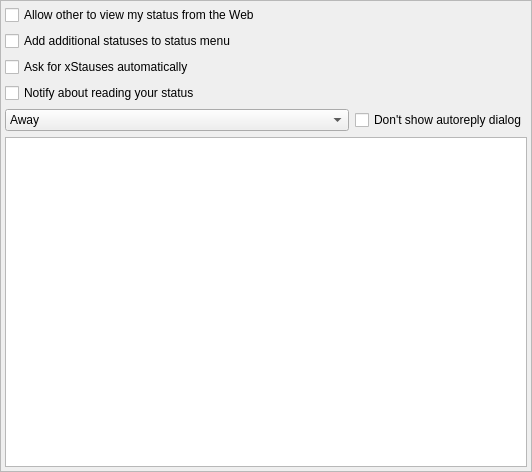
<?xml version="1.0" encoding="UTF-8"?>
<ui version="4.0">
 <class>statusSettingsClass</class>
 <widget class="QWidget" name="statusSettingsClass">
  <property name="geometry">
   <rect>
    <x>0</x>
    <y>0</y>
    <width>532</width>
    <height>472</height>
   </rect>
  </property>
  <property name="windowTitle">
   <string>statusSettings</string>
  </property>
  <layout class="QGridLayout">
   <property name="margin">
    <number>0</number>
   </property>
   <item row="0" column="0">
    <widget class="QFrame" name="frame">
     <property name="frameShape">
      <enum>QFrame::StyledPanel</enum>
     </property>
     <property name="frameShadow">
      <enum>QFrame::Raised</enum>
     </property>
     <layout class="QGridLayout" name="gridLayout">
      <property name="margin">
       <number>4</number>
      </property>
      <item row="0" column="0" colspan="2">
       <widget class="QCheckBox" name="webawareBox">
        <property name="text">
         <string>Allow other to view my status from the Web</string>
        </property>
       </widget>
      </item>
      <item row="1" column="0" colspan="2">
       <widget class="QCheckBox" name="customStatusBox">
        <property name="text">
         <string>Add additional statuses to status menu</string>
        </property>
       </widget>
      </item>
      <item row="2" column="0" colspan="2">
       <widget class="QCheckBox" name="contactToolTip">
        <property name="text">
         <string>Ask for xStauses automatically</string>
        </property>
       </widget>
      </item>
      <item row="3" column="0" colspan="2">
       <widget class="QCheckBox" name="notifyBox">
        <property name="text">
         <string>Notify about reading your status</string>
        </property>
       </widget>
      </item>
      <item row="4" column="0">
       <widget class="QComboBox" name="statusBox">
        <property name="sizePolicy">
         <sizepolicy hsizetype="Preferred" vsizetype="Fixed">
          <horstretch>0</horstretch>
          <verstretch>0</verstretch>
         </sizepolicy>
        </property>
        <item>
         <property name="text">
          <string>Away</string>
         </property>
        </item>
        <item>
         <property name="text">
          <string>Lunch</string>
         </property>
        </item>
        <item>
         <property name="text">
          <string>Evil</string>
         </property>
        </item>
        <item>
         <property name="text">
          <string>Depression</string>
         </property>
        </item>
        <item>
         <property name="text">
          <string>At home</string>
         </property>
        </item>
        <item>
         <property name="text">
          <string>At work</string>
         </property>
        </item>
        <item>
         <property name="text">
          <string>N/A</string>
         </property>
        </item>
        <item>
         <property name="text">
          <string>Occupied</string>
         </property>
        </item>
        <item>
         <property name="text">
          <string>DND</string>
         </property>
        </item>
       </widget>
      </item>
      <item row="4" column="1">
       <widget class="QCheckBox" name="messageWinBox">
        <property name="sizePolicy">
         <sizepolicy hsizetype="Fixed" vsizetype="Fixed">
          <horstretch>0</horstretch>
          <verstretch>0</verstretch>
         </sizepolicy>
        </property>
        <property name="text">
         <string>Don't show autoreply dialog</string>
        </property>
       </widget>
      </item>
      <item row="5" column="0" colspan="2">
       <widget class="QTextEdit" name="statusEdit">
        <property name="lineWrapMode">
         <enum>QTextEdit::NoWrap</enum>
        </property>
        <property name="acceptRichText">
         <bool>false</bool>
        </property>
       </widget>
      </item>
     </layout>
    </widget>
   </item>
  </layout>
 </widget>
 <layoutdefault spacing="6" margin="11"/>
 <resources/>
 <connections/>
</ui>
